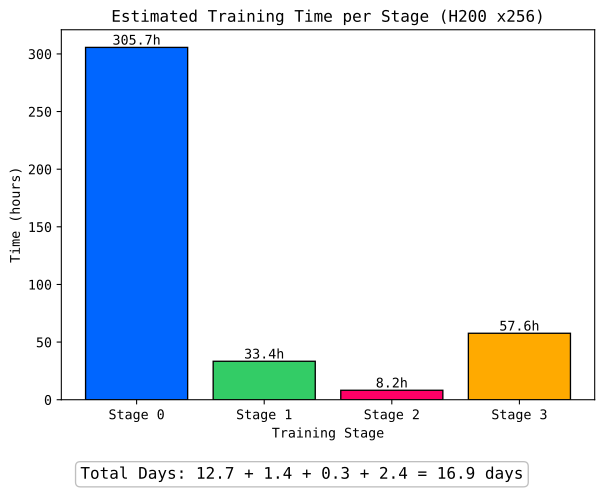

Recreate this plot in Python.
import matplotlib.pyplot as plt

plt.rcParams["font.family"] = "Monospace"

# -----------------------------
# Assumptions (H200, 256 GPUs)
# -----------------------------

# Baseline step time at seq_len = 384 (seconds per step)
BASE_SEQ = 384
BASE_STEP_TIME = 14.82  # seconds/step (MegaFold extrapolated estimate)

# Training stages: (name, steps, sequence_length)
stages = [
    ("Stage 0", 74250, 384),
    ("Stage 1", 1750, 640),
    ("Stage 2", 250, 768),
    ("Stage 3", 1750, 768),
]


def step_time(seq_len):
    """
    Estimate step time using cubic scaling:
        t(N) = t_base * (N / N_base)^3
    """
    return BASE_STEP_TIME * (seq_len / BASE_SEQ) ** 3


stage_names = []
stage_hours = []
detailed_info = []

# Compute times
for name, steps, seq_len in stages:
    t_step = step_time(seq_len)
    total_seconds = steps * t_step
    total_hours = total_seconds / 3600.0

    stage_names.append(name)
    stage_hours.append(total_hours)

    detailed_info.append(
        f"{name}: seq={seq_len}, step_time={t_step:.2f}s, total={total_hours:.2f}h"
    )

# Print detailed numbers to console
print("Estimated training time per stage (H200 x256, cubic scaling):")
for line in detailed_info:
    print(line)

print(
    f"\nTotal training time: {sum(stage_hours):.2f} hours "
    f"({sum(stage_hours) / 24:.2f} days)"
)

# -----------------------------
# Visualization
# -----------------------------
plt.figure()
# Colors for each stage
colors = ["#0066FF", "#33CC66", "#FF0066", "#FFAA00"]
plt.bar(stage_names, stage_hours, color=colors, edgecolor="black")

plt.title("Estimated Training Time per Stage (H200 x256)")
plt.ylabel("Time (hours)")
plt.xlabel("Training Stage")

# Annotate bars
for i, v in enumerate(stage_hours):
    plt.text(i, v, f"{v:.1f}h", ha="center", va="bottom")


# Caption for day breakdown
stage_days = [h / 24 for h in stage_hours]
day_sum_str = " + ".join([f"{d:.1f}" for d in stage_days])
total_days = sum(stage_days)
caption_text = f"Total Days: {day_sum_str} = {total_days:.1f} days"

plt.figtext(
    0.5,
    -0.05,
    caption_text,
    ha="center",
    fontsize=12,
    bbox=dict(boxstyle="round", facecolor="white", alpha=0.5, edgecolor="gray"),
)

plt.tight_layout()
plt.savefig("train.svg", dpi=300, bbox_inches="tight")
